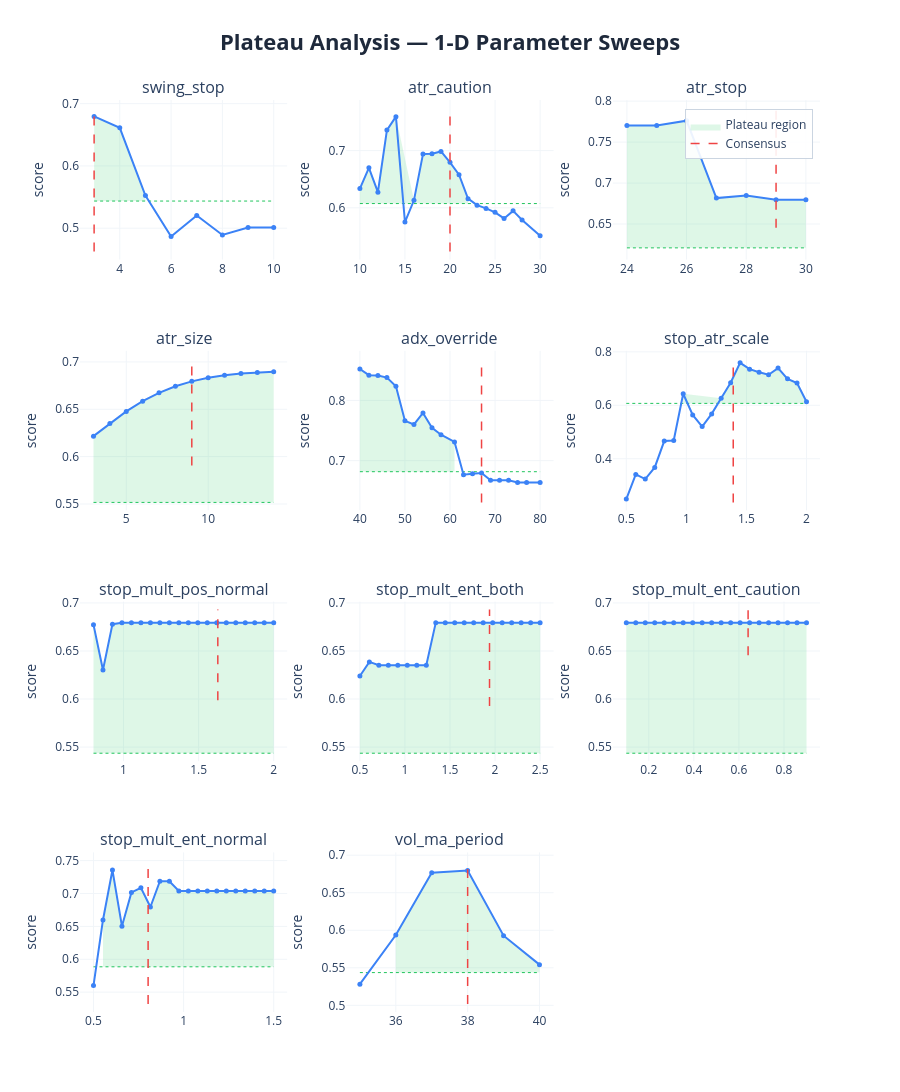

Here is the notebook cell this chart was saved with:
### Markdown cell above
### 1-D sweep charts:
| Element | Meaning | Good | Bad |
|---------|---------|------|-----|
| **Blue curve** | Composite score at each value of the parameter, with all others held at consensus | Flat-topped curve — performance is insensitive to the exact value | Narrow spike — optimizer latched onto one specific value, everything nearby is worse |
| **Red dashed line** | Where the consensus value sits | On the flat top of the curve | On a steep slope or at the edge of a cliff |
| **Green dashed line** | Cutoff at 80% of peak score — the boundary between plateau and non-plateau | Blue curve stays above this line across most of the range | Blue curve dips below it quickly either side of the peak |
| **Green shading** | Plateau region — all values where the score stays within 20% of the peak | Wide green band spanning most of the range (robust) | Thin sliver or no shading at all (fragile/overfit) |

 If concensus on steep slope: parameter **REGIME SENSITIVE** - do not fix, backtests are disagreeing, want to fix parameters on flat top.

### Code cell
# ── visual sweep curves ───────────────────────────────────────────────────
plot_plateau_analysis(
    sweep_results    = sweep_results,
    consensus_params = results['consensus_params'],
    param_defs       = PARAM_DEFS,
    fixed_params     = FIXED_PARAMS,
    threshold        = 0.20,
    show             = False,
    save_html        = None,
)

### Figure 1 — Plotly figure (JSON) as saved in the notebook; plotly's stock layout.template omitted (floating-point values rounded to 4 significant figures)
{"data": [{"fill": "toself", "fillcolor": "rgba(34, 197, 94, 0.15)", "hoverinfo": "skip", "line": {"color": "rgba(0,0,0,0)"}, "name": "Plateau region", "showlegend": true, "type": "scatter", "x": [3, 4, 5, 5, 4, 3], "xaxis": "x", "y": [0.6795, 0.6612, 0.5523, 0.5436, 0.5436, 0.5436], "yaxis": "y"}, {"hoverinfo": "skip", "line": {"color": "#22c55e", "dash": "dot", "width": 1}, "mode": "lines", "showlegend": false, "type": "scatter", "x": [3, 10], "xaxis": "x", "y": [0.5436, 0.5436], "yaxis": "y"}, {"hovertemplate": "<b>swing_stop</b><br>Value: %{x:.4g}<br>Score: %{y:.4f}<br><extra></extra>", "line": {"color": "#3b82f6", "width": 2}, "marker": {"size": 5}, "mode": "lines+markers", "name": "swing_stop", "showlegend": false, "type": "scatter", "x": [3, 4, 5, 6, 7, 8, 9, 10], "xaxis": "x", "y": [0.6795, 0.6612, 0.5523, 0.4867, 0.5205, 0.4891, 0.5011, 0.5011], "yaxis": "y"}, {"hoverinfo": "skip", "line": {"color": "#ef4444", "dash": "dash", "width": 1.5}, "mode": "lines", "name": "Consensus", "showlegend": true, "type": "scatter", "x": [3, 3], "xaxis": "x", "y": [0.4624, 0.6931], "yaxis": "y"}, {"fill": "toself", "fillcolor": "rgba(34, 197, 94, 0.15)", "hoverinfo": "skip", "line": {"color": "rgba(0,0,0,0)"}, "name": "Plateau region", "showlegend": false, "type": "scatter", "x": [10, 11, 12, 13, 14, 16, 17, 18, 19, 20, 21, 22, 22, 21, 20, 19, 18, 17, 16, 14, 13, 12, 11, 10], "xaxis": "x2", "y": [0.6335, 0.6698, 0.6274, 0.7358, 0.7593, 0.6131, 0.6939, 0.6945, 0.6986, 0.6795, 0.6579, 0.616, 0.6074, 0.6074, 0.6074, 0.6074, 0.6074, 0.6074, 0.6074, 0.6074, 0.6074, 0.6074, 0.6074, 0.6074], "yaxis": "y2"}, {"hoverinfo": "skip", "line": {"color": "#22c55e", "dash": "dot", "width": 1}, "mode": "lines", "showlegend": false, "type": "scatter", "x": [10, 30], "xaxis": "x2", "y": [0.6074, 0.6074], "yaxis": "y2"}, {"hovertemplate": "<b>atr_caution</b><br>Value: %{x:.4g}<br>Score: %{y:.4f}<br><extra></extra>", "line": {"color": "#3b82f6", "width": 2}, "marker": {"size": 5}, "mode": "lines+markers", "name": "atr_caution", "showlegend": false, "type": "scatter", "x": [10, 11, 12, 13, 14, 15, 16, 17, 18, 19, 20, 21, 22, 23, 24, 25, 26, 27, 28, 30], "xaxis": "x2", "y": [0.6335, 0.6698, 0.6274, 0.7358, 0.7593, 0.5752, 0.6131, 0.6939, 0.6945, 0.6986, 0.6795, 0.6579, 0.616, 0.6047, 0.5989, 0.5921, 0.5815, 0.5947, 0.5786, 0.551], "yaxis": "y2"}, {"hoverinfo": "skip", "line": {"color": "#ef4444", "dash": "dash", "width": 1.5}, "mode": "lines", "name": "Consensus", "showlegend": false, "type": "scatter", "x": [20, 20], "xaxis": "x2", "y": [0.5234, 0.7745], "yaxis": "y2"}, {"fill": "toself", "fillcolor": "rgba(34, 197, 94, 0.15)", "hoverinfo": "skip", "line": {"color": "rgba(0,0,0,0)"}, "name": "Plateau region", "showlegend": false, "type": "scatter", "x": [24, 25, 26, 27, 28, 29, 30, 30, 29, 28, 27, 26, 25, 24], "xaxis": "x3", "y": [0.7704, 0.7704, 0.7761, 0.6816, 0.6847, 0.6795, 0.6795, 0.6209, 0.6209, 0.6209, 0.6209, 0.6209, 0.6209, 0.6209], "yaxis": "y3"}, {"hoverinfo": "skip", "line": {"color": "#22c55e", "dash": "dot", "width": 1}, "mode": "lines", "showlegend": false, "type": "scatter", "x": [24, 30], "xaxis": "x3", "y": [0.6209, 0.6209], "yaxis": "y3"}, {"hovertemplate": "<b>atr_stop</b><br>Value: %{x:.4g}<br>Score: %{y:.4f}<br><extra></extra>", "line": {"color": "#3b82f6", "width": 2}, "marker": {"size": 5}, "mode": "lines+markers", "name": "atr_stop", "showlegend": false, "type": "scatter", "x": [24, 25, 26, 27, 28, 29, 30], "xaxis": "x3", "y": [0.7704, 0.7704, 0.7761, 0.6816, 0.6847, 0.6795, 0.6795], "yaxis": "y3"}, {"hoverinfo": "skip", "line": {"color": "#ef4444", "dash": "dash", "width": 1.5}, "mode": "lines", "name": "Consensus", "showlegend": false, "type": "scatter", "x": [29, 29], "xaxis": "x3", "y": [0.6455, 0.7916], "yaxis": "y3"}, {"fill": "toself", "fillcolor": "rgba(34, 197, 94, 0.15)", "hoverinfo": "skip", "line": {"color": "rgba(0,0,0,0)"}, "name": "Plateau region", "showlegend": false, "type": "scatter", "x": [3, 4, 5, 6, 7, 8, 9, 10, 11, 12, 13, 14, 14, 13, 12, 11, 10, 9, 8, 7, 6, 5, 4, 3], "xaxis": "x4", "y": [0.6217, 0.635, 0.6477, 0.6586, 0.6674, 0.6743, 0.6795, 0.6833, 0.686, 0.6878, 0.689, 0.6896, 0.5516, 0.5516, 0.5516, 0.5516, 0.5516, 0.5516, 0.5516, 0.5516, 0.5516, 0.5516, 0.5516, 0.5516], "yaxis": "y4"}, {"hoverinfo": "skip", "line": {"color": "#22c55e", "dash": "dot", "width": 1}, "mode": "lines", "showlegend": false, "type": "scatter", "x": [3, 14], "xaxis": "x4", "y": [0.5516, 0.5516], "yaxis": "y4"}, {"hovertemplate": "<b>atr_size</b><br>Value: %{x:.4g}<br>Score: %{y:.4f}<br><extra></extra>", "line": {"color": "#3b82f6", "width": 2}, "marker": {"size": 5}, "mode": "lines+markers", "name": "atr_size", "showlegend": false, "type": "scatter", "x": [3, 4, 5, 6, 7, 8, 9, 10, 11, 12, 13, 14], "xaxis": "x4", "y": [0.6217, 0.635, 0.6477, 0.6586, 0.6674, 0.6743, 0.6795, 0.6833, 0.686, 0.6878, 0.689, 0.6896], "yaxis": "y4"}, {"hoverinfo": "skip", "line": {"color": "#ef4444", "dash": "dash", "width": 1.5}, "mode": "lines", "name": "Consensus", "showlegend": false, "type": "scatter", "x": [9, 9], "xaxis": "x4", "y": [0.5906, 0.7033], "yaxis": "y4"}, {"fill": "toself", "fillcolor": "rgba(34, 197, 94, 0.15)", "hoverinfo": "skip", "line": {"color": "rgba(0,0,0,0)"}, "name": "Plateau region", "showlegend": false, "type": "scatter", "x": [40, 42, 44, 46, 48, 50, 52, 54, 56, 58, 61, 61, 58, 56, 54, 52, 50, 48, 46, 44, 42, 40], "xaxis": "x5", "y": [0.8521, 0.8419, 0.8413, 0.8379, 0.8236, 0.7661, 0.7601, 0.7791, 0.7546, 0.7431, 0.7311, 0.6817, 0.6817, 0.6817, 0.6817, 0.6817, 0.6817, 0.6817, 0.6817, 0.6817, 0.6817, 0.6817], "yaxis": "y5"}, {"hoverinfo": "skip", "line": {"color": "#22c55e", "dash": "dot", "width": 1}, "mode": "lines", "showlegend": false, "type": "scatter", "x": [40, 80], "xaxis": "x5", "y": [0.6817, 0.6817], "yaxis": "y5"}, {"hovertemplate": "<b>adx_override</b><br>Value: %{x:.4g}<br>Score: %{y:.4f}<br><extra></extra>", "line": {"color": "#3b82f6", "width": 2}, "marker": {"size": 5}, "mode": "lines+markers", "name": "adx_override", "showlegend": false, "type": "scatter", "x": [40, 42, 44, 46, 48, 50, 52, 54, 56, 58, 61, 63, 65, 67, 69, 71, 73, 75, 77, 80], "xaxis": "x5", "y": [0.8521, 0.8419, 0.8413, 0.8379, 0.8236, 0.7661, 0.7601, 0.7791, 0.7546, 0.7431, 0.7311, 0.6767, 0.6781, 0.6795, 0.6674, 0.6674, 0.6674, 0.6638, 0.6638, 0.6638], "yaxis": "y5"}, {"hoverinfo": "skip", "line": {"color": "#ef4444", "dash": "dash", "width": 1.5}, "mode": "lines", "name": "Consensus", "showlegend": false, "type": "scatter", "x": [67, 67], "xaxis": "x5", "y": [0.6307, 0.8691], "yaxis": "y5"}, {"fill": "toself", "fillcolor": "rgba(34, 197, 94, 0.15)", "hoverinfo": "skip", "line": {"color": "rgba(0,0,0,0)"}, "name": "Plateau region", "showlegend": false, "type": "scatter", "x": [0.9737, 1.289, 1.368, 1.447, 1.526, 1.605, 1.684, 1.763, 1.842, 1.921, 2.0, 2.0, 1.921, 1.842, 1.763, 1.684, 1.605, 1.526, 1.447, 1.368, 1.289, 0.9737], "xaxis": "x6", "y": [0.6432, 0.6267, 0.6847, 0.7589, 0.7353, 0.7237, 0.7145, 0.7394, 0.6991, 0.6831, 0.6131, 0.6071, 0.6071, 0.6071, 0.6071, 0.6071, 0.6071, 0.6071, 0.6071, 0.6071, 0.6071, 0.6071], "yaxis": "y6"}, {"hoverinfo": "skip", "line": {"color": "#22c55e", "dash": "dot", "width": 1}, "mode": "lines", "showlegend": false, "type": "scatter", "x": [0.5, 2], "xaxis": "x6", "y": [0.6071, 0.6071], "yaxis": "y6"}, {"hovertemplate": "<b>stop_atr_scale</b><br>Value: %{x:.4g}<br>Score: %{y:.4f}<br><extra></extra>", "line": {"color": "#3b82f6", "width": 2}, "marker": {"size": 5}, "mode": "lines+markers", "name": "stop_atr_scale", "showlegend": false, "type": "scatter", "x": [0.5, 0.5789, 0.6579, 0.7368, 0.8158, 0.8947, 0.9737, 1.053, 1.132, 1.211, 1.289, 1.368, 1.447, 1.526, 1.605, 1.684, 1.763, 1.842, 1.921, 2.0], "xaxis": "x6", "y": [0.2489, 0.3413, 0.3238, 0.3673, 0.4661, 0.468, 0.6432, 0.5637, 0.5204, 0.5678, 0.6267, 0.6847, 0.7589, 0.7353, 0.7237, 0.7145, 0.7394, 0.6991, 0.6831, 0.6131], "yaxis": "y6"}, {"hoverinfo": "skip", "line": {"color": "#ef4444", "dash": "dash", "width": 1.5}, "mode": "lines", "name": "Consensus", "showlegend": false, "type": "scatter", "x": [1.39, 1.39], "xaxis": "x6", "y": [0.2364, 0.7741], "yaxis": "y6"}, {"fill": "toself", "fillcolor": "rgba(34, 197, 94, 0.15)", "hoverinfo": "skip", "line": {"color": "rgba(0,0,0,0)"}, "name": "Plateau region", "showlegend": false, "type": "scatter", "x": [0.8, 0.8632, 0.9263, 0.9895, 1.053, 1.116, 1.179, 1.242, 1.305, 1.368, 1.432, 1.495, 1.558, 1.621, 1.684, 1.747, 1.811, 1.874, 1.937, 2.0, 2.0, 1.937, 1.874, 1.811, 1.747, 1.684, 1.621, 1.558, 1.495, 1.432, 1.368, 1.305, 1.242, 1.179, 1.116, 1.053, 0.9895, 0.9263, 0.8632, 0.8], "xaxis": "x7", "y": [0.6774, 0.6303, 0.6779, 0.6795, 0.6795, 0.6795, 0.6795, 0.6795, 0.6795, 0.6795, 0.6795, 0.6795, 0.6795, 0.6795, 0.6795, 0.6795, 0.6795, 0.6795, 0.6795, 0.6795, 0.5436, 0.5436, 0.5436, 0.5436, 0.5436, 0.5436, 0.5436, 0.5436, 0.5436, 0.5436, 0.5436, 0.5436, 0.5436, 0.5436, 0.5436, 0.5436, 0.5436, 0.5436, 0.5436, 0.5436], "yaxis": "y7"}, {"hoverinfo": "skip", "line": {"color": "#22c55e", "dash": "dot", "width": 1}, "mode": "lines", "showlegend": false, "type": "scatter", "x": [0.8, 2], "xaxis": "x7", "y": [0.5436, 0.5436], "yaxis": "y7"}, {"hovertemplate": "<b>stop_mult_pos_normal</b><br>Value: %{x:.4g}<br>Score: %{y:.4f}<br><extra></extra>", "line": {"color": "#3b82f6", "width": 2}, "marker": {"size": 5}, "mode": "lines+markers", "name": "stop_mult_pos_normal", "showlegend": false, "type": "scatter", "x": [0.8, 0.8632, 0.9263, 0.9895, 1.053, 1.116, 1.179, 1.242, 1.305, 1.368, 1.432, 1.495, 1.558, 1.621, 1.684, 1.747, 1.811, 1.874, 1.937, 2.0], "xaxis": "x7", "y": [0.6774, 0.6303, 0.6779, 0.6795, 0.6795, 0.6795, 0.6795, 0.6795, 0.6795, 0.6795, 0.6795, 0.6795, 0.6795, 0.6795, 0.6795, 0.6795, 0.6795, 0.6795, 0.6795, 0.6795], "yaxis": "y7"}, {"hoverinfo": "skip", "line": {"color": "#ef4444", "dash": "dash", "width": 1.5}, "mode": "lines", "name": "Consensus", "showlegend": false, "type": "scatter", "x": [1.628, 1.628], "xaxis": "x7", "y": [0.5988, 0.6931], "yaxis": "y7"}, {"fill": "toself", "fillcolor": "rgba(34, 197, 94, 0.15)", "hoverinfo": "skip", "line": {"color": "rgba(0,0,0,0)"}, "name": "Plateau region", "showlegend": false, "type": "scatter", "x": [0.5, 0.6053, 0.7105, 0.8158, 0.9211, 1.026, 1.132, 1.237, 1.342, 1.447, 1.553, 1.658, 1.763, 1.868, 1.974, 2.079, 2.184, 2.289, 2.395, 2.5, 2.5, 2.395, 2.289, 2.184, 2.079, 1.974, 1.868, 1.763, 1.658, 1.553, 1.447, 1.342, 1.237, 1.132, 1.026, 0.9211, 0.8158, 0.7105, 0.6053, 0.5], "xaxis": "x8", "y": [0.6239, 0.6386, 0.6353, 0.6353, 0.6353, 0.6353, 0.6353, 0.6353, 0.6795, 0.6795, 0.6795, 0.6795, 0.6795, 0.6795, 0.6795, 0.6795, 0.6795, 0.6795, 0.6795, 0.6795, 0.5436, 0.5436, 0.5436, 0.5436, 0.5436, 0.5436, 0.5436, 0.5436, 0.5436, 0.5436, 0.5436, 0.5436, 0.5436, 0.5436, 0.5436, 0.5436, 0.5436, 0.5436, 0.5436, 0.5436], "yaxis": "y8"}, {"hoverinfo": "skip", "line": {"color": "#22c55e", "dash": "dot", "width": 1}, "mode": "lines", "showlegend": false, "type": "scatter", "x": [0.5, 2.5], "xaxis": "x8", "y": [0.5436, 0.5436], "yaxis": "y8"}, {"hovertemplate": "<b>stop_mult_ent_both</b><br>Value: %{x:.4g}<br>Score: %{y:.4f}<br><extra></extra>", "line": {"color": "#3b82f6", "width": 2}, "marker": {"size": 5}, "mode": "lines+markers", "name": "stop_mult_ent_both", "showlegend": false, "type": "scatter", "x": [0.5, 0.6053, 0.7105, 0.8158, 0.9211, 1.026, 1.132, 1.237, 1.342, 1.447, 1.553, 1.658, 1.763, 1.868, 1.974, 2.079, 2.184, 2.289, 2.395, 2.5], "xaxis": "x8", "y": [0.6239, 0.6386, 0.6353, 0.6353, 0.6353, 0.6353, 0.6353, 0.6353, 0.6795, 0.6795, 0.6795, 0.6795, 0.6795, 0.6795, 0.6795, 0.6795, 0.6795, 0.6795, 0.6795, 0.6795], "yaxis": "y8"}, {"hoverinfo": "skip", "line": {"color": "#ef4444", "dash": "dash", "width": 1.5}, "mode": "lines", "name": "Consensus", "showlegend": false, "type": "scatter", "x": [1.938, 1.938], "xaxis": "x8", "y": [0.5927, 0.6931], "yaxis": "y8"}, {"fill": "toself", "fillcolor": "rgba(34, 197, 94, 0.15)", "hoverinfo": "skip", "line": {"color": "rgba(0,0,0,0)"}, "name": "Plateau region", "showlegend": false, "type": "scatter", "x": [0.1, 0.1421, 0.1842, 0.2263, 0.2684, 0.3105, 0.3526, 0.3947, 0.4368, 0.4789, 0.5211, 0.5632, 0.6053, 0.6474, 0.6895, 0.7316, 0.7737, 0.8158, 0.8579, 0.9, 0.9, 0.8579, 0.8158, 0.7737, 0.7316, 0.6895, 0.6474, 0.6053, 0.5632, 0.5211, 0.4789, 0.4368, 0.3947, 0.3526, 0.3105, 0.2684, 0.2263, 0.1842, 0.1421, 0.1], "xaxis": "x9", "y": [0.6795, 0.6795, 0.6795, 0.6795, 0.6795, 0.6795, 0.6795, 0.6795, 0.6795, 0.6795, 0.6795, 0.6795, 0.6795, 0.6795, 0.6795, 0.6795, 0.6795, 0.6795, 0.6795, 0.6795, 0.5436, 0.5436, 0.5436, 0.5436, 0.5436, 0.5436, 0.5436, 0.5436, 0.5436, 0.5436, 0.5436, 0.5436, 0.5436, 0.5436, 0.5436, 0.5436, 0.5436, 0.5436, 0.5436, 0.5436], "yaxis": "y9"}, {"hoverinfo": "skip", "line": {"color": "#22c55e", "dash": "dot", "width": 1}, "mode": "lines", "showlegend": false, "type": "scatter", "x": [0.1, 0.9], "xaxis": "x9", "y": [0.5436, 0.5436], "yaxis": "y9"}, {"hovertemplate": "<b>stop_mult_ent_caution</b><br>Value: %{x:.4g}<br>Score: %{y:.4f}<br><extra></extra>", "line": {"color": "#3b82f6", "width": 2}, "marker": {"size": 5}, "mode": "lines+markers", "name": "stop_mult_ent_caution", "showlegend": false, "type": "scatter", "x": [0.1, 0.1421, 0.1842, 0.2263, 0.2684, 0.3105, 0.3526, 0.3947, 0.4368, 0.4789, 0.5211, 0.5632, 0.6053, 0.6474, 0.6895, 0.7316, 0.7737, 0.8158, 0.8579, 0.9], "xaxis": "x9", "y": [0.6795, 0.6795, 0.6795, 0.6795, 0.6795, 0.6795, 0.6795, 0.6795, 0.6795, 0.6795, 0.6795, 0.6795, 0.6795, 0.6795, 0.6795, 0.6795, 0.6795, 0.6795, 0.6795, 0.6795], "yaxis": "y9"}, {"hoverinfo": "skip", "line": {"color": "#ef4444", "dash": "dash", "width": 1.5}, "mode": "lines", "name": "Consensus", "showlegend": false, "type": "scatter", "x": [0.6407, 0.6407], "xaxis": "x9", "y": [0.6455, 0.6931], "yaxis": "y9"}, {"fill": "toself", "fillcolor": "rgba(34, 197, 94, 0.15)", "hoverinfo": "skip", "line": {"color": "rgba(0,0,0,0)"}, "name": "Plateau region", "showlegend": false, "type": "scatter", "x": [0.5526, 0.6053, 0.6579, 0.7105, 0.7632, 0.8158, 0.8684, 0.9211, 0.9737, 1.026, 1.079, 1.132, 1.184, 1.237, 1.289, 1.342, 1.395, 1.447, 1.5, 1.5, 1.447, 1.395, 1.342, 1.289, 1.237, 1.184, 1.132, 1.079, 1.026, 0.9737, 0.9211, 0.8684, 0.8158, 0.7632, 0.7105, 0.6579, 0.6053, 0.5526], "xaxis": "x10", "y": [0.6597, 0.7357, 0.6503, 0.7016, 0.7086, 0.6795, 0.7186, 0.7186, 0.7038, 0.7038, 0.7038, 0.7038, 0.7038, 0.7038, 0.7038, 0.7038, 0.7038, 0.7038, 0.7038, 0.5885, 0.5885, 0.5885, 0.5885, 0.5885, 0.5885, 0.5885, 0.5885, 0.5885, 0.5885, 0.5885, 0.5885, 0.5885, 0.5885, 0.5885, 0.5885, 0.5885, 0.5885, 0.5885], "yaxis": "y10"}, {"hoverinfo": "skip", "line": {"color": "#22c55e", "dash": "dot", "width": 1}, "mode": "lines", "showlegend": false, "type": "scatter", "x": [0.5, 1.5], "xaxis": "x10", "y": [0.5885, 0.5885], "yaxis": "y10"}, {"hovertemplate": "<b>stop_mult_ent_normal</b><br>Value: %{x:.4g}<br>Score: %{y:.4f}<br><extra></extra>", "line": {"color": "#3b82f6", "width": 2}, "marker": {"size": 5}, "mode": "lines+markers", "name": "stop_mult_ent_normal", "showlegend": false, "type": "scatter", "x": [0.5, 0.5526, 0.6053, 0.6579, 0.7105, 0.7632, 0.8158, 0.8684, 0.9211, 0.9737, 1.026, 1.079, 1.132, 1.184, 1.237, 1.289, 1.342, 1.395, 1.447, 1.5], "xaxis": "x10", "y": [0.5599, 0.6597, 0.7357, 0.6503, 0.7016, 0.7086, 0.6795, 0.7186, 0.7186, 0.7038, 0.7038, 0.7038, 0.7038, 0.7038, 0.7038, 0.7038, 0.7038, 0.7038, 0.7038, 0.7038], "yaxis": "y10"}, {"hoverinfo": "skip", "line": {"color": "#ef4444", "dash": "dash", "width": 1.5}, "mode": "lines", "name": "Consensus", "showlegend": false, "type": "scatter", "x": [0.8031, 0.8031], "xaxis": "x10", "y": [0.5319, 0.7504], "yaxis": "y10"}, {"fill": "toself", "fillcolor": "rgba(34, 197, 94, 0.15)", "hoverinfo": "skip", "line": {"color": "rgba(0,0,0,0)"}, "name": "Plateau region", "showlegend": false, "type": "scatter", "x": [36, 37, 38, 39, 40, 40, 39, 38, 37, 36], "xaxis": "x11", "y": [0.5937, 0.6767, 0.6795, 0.5928, 0.5542, 0.5436, 0.5436, 0.5436, 0.5436, 0.5436], "yaxis": "y11"}, {"hoverinfo": "skip", "line": {"color": "#22c55e", "dash": "dot", "width": 1}, "mode": "lines", "showlegend": false, "type": "scatter", "x": [35, 40], "xaxis": "x11", "y": [0.5436, 0.5436], "yaxis": "y11"}, {"hovertemplate": "<b>vol_ma_period</b><br>Value: %{x:.4g}<br>Score: %{y:.4f}<br><extra></extra>", "line": {"color": "#3b82f6", "width": 2}, "marker": {"size": 5}, "mode": "lines+markers", "name": "vol_ma_period", "showlegend": false, "type": "scatter", "x": [35, 36, 37, 38, 39, 40], "xaxis": "x11", "y": [0.5281, 0.5937, 0.6767, 0.6795, 0.5928, 0.5542], "yaxis": "y11"}, {"hoverinfo": "skip", "line": {"color": "#ef4444", "dash": "dash", "width": 1.5}, "mode": "lines", "name": "Consensus", "showlegend": false, "type": "scatter", "x": [38, 38], "xaxis": "x11", "y": [0.5017, 0.6931], "yaxis": "y11"}], "layout": {"annotations": [{"font": {"size": 16}, "showarrow": false, "text": "swing_stop", "x": 0.14, "xanchor": "center", "xref": "paper", "y": 1, "yanchor": "bottom", "yref": "paper"}, {"font": {"size": 16}, "showarrow": false, "text": "atr_caution", "x": 0.5, "xanchor": "center", "xref": "paper", "y": 1, "yanchor": "bottom", "yref": "paper"}, {"font": {"size": 16}, "showarrow": false, "text": "atr_stop", "x": 0.86, "xanchor": "center", "xref": "paper", "y": 1, "yanchor": "bottom", "yref": "paper"}, {"font": {"size": 16}, "showarrow": false, "text": "atr_size", "x": 0.14, "xanchor": "center", "xref": "paper", "y": 0.725, "yanchor": "bottom", "yref": "paper"}, {"font": {"size": 16}, "showarrow": false, "text": "adx_override", "x": 0.5, "xanchor": "center", "xref": "paper", "y": 0.725, "yanchor": "bottom", "yref": "paper"}, {"font": {"size": 16}, "showarrow": false, "text": "stop_atr_scale", "x": 0.86, "xanchor": "center", "xref": "paper", "y": 0.725, "yanchor": "bottom", "yref": "paper"}, {"font": {"size": 16}, "showarrow": false, "text": "stop_mult_pos_normal", "x": 0.14, "xanchor": "center", "xref": "paper", "y": 0.45, "yanchor": "bottom", "yref": "paper"}, {"font": {"size": 16}, "showarrow": false, "text": "stop_mult_ent_both", "x": 0.5, "xanchor": "center", "xref": "paper", "y": 0.45, "yanchor": "bottom", "yref": "paper"}, {"font": {"size": 16}, "showarrow": false, "text": "stop_mult_ent_caution", "x": 0.86, "xanchor": "center", "xref": "paper", "y": 0.45, "yanchor": "bottom", "yref": "paper"}, {"font": {"size": 16}, "showarrow": false, "text": "stop_mult_ent_normal", "x": 0.14, "xanchor": "center", "xref": "paper", "y": 0.175, "yanchor": "bottom", "yref": "paper"}, {"font": {"size": 16}, "showarrow": false, "text": "vol_ma_period", "x": 0.5, "xanchor": "center", "xref": "paper", "y": 0.175, "yanchor": "bottom", "yref": "paper"}], "height": 1200, "legend": {"bgcolor": "rgba(255, 255, 255, 0.9)", "bordercolor": "#cbd5e1", "borderwidth": 1, "x": 0.99, "xanchor": "right", "y": 0.99, "yanchor": "top"}, "title": {"font": {"color": "#1E293B", "size": 22}, "text": "<b>Plateau Analysis — 1-D Parameter Sweeps</b>", "x": 0.5, "xanchor": "center"}, "xaxis": {"anchor": "y", "domain": [0, 0.28], "gridcolor": "#f1f5f9", "gridwidth": 1, "showgrid": true}, "xaxis10": {"anchor": "y10", "domain": [0, 0.28], "gridcolor": "#f1f5f9", "gridwidth": 1, "showgrid": true}, "xaxis11": {"anchor": "y11", "domain": [0.36, 0.64], "gridcolor": "#f1f5f9", "gridwidth": 1, "showgrid": true}, "xaxis12": {"anchor": "y12", "domain": [0.72, 1], "gridcolor": "#f1f5f9", "gridwidth": 1, "showgrid": true}, "xaxis2": {"anchor": "y2", "domain": [0.36, 0.64], "gridcolor": "#f1f5f9", "gridwidth": 1, "showgrid": true}, "xaxis3": {"anchor": "y3", "domain": [0.72, 1], "gridcolor": "#f1f5f9", "gridwidth": 1, "showgrid": true}, "xaxis4": {"anchor": "y4", "domain": [0, 0.28], "gridcolor": "#f1f5f9", "gridwidth": 1, "showgrid": true}, "xaxis5": {"anchor": "y5", "domain": [0.36, 0.64], "gridcolor": "#f1f5f9", "gridwidth": 1, "showgrid": true}, "xaxis6": {"anchor": "y6", "domain": [0.72, 1], "gridcolor": "#f1f5f9", "gridwidth": 1, "showgrid": true}, "xaxis7": {"anchor": "y7", "domain": [0, 0.28], "gridcolor": "#f1f5f9", "gridwidth": 1, "showgrid": true}, "xaxis8": {"anchor": "y8", "domain": [0.36, 0.64], "gridcolor": "#f1f5f9", "gridwidth": 1, "showgrid": true}, "xaxis9": {"anchor": "y9", "domain": [0.72, 1], "gridcolor": "#f1f5f9", "gridwidth": 1, "showgrid": true}, "yaxis": {"anchor": "x", "domain": [0.825, 1], "gridcolor": "#f1f5f9", "gridwidth": 1, "showgrid": true, "title": {"text": "score"}}, "yaxis10": {"anchor": "x10", "domain": [0, 0.175], "gridcolor": "#f1f5f9", "gridwidth": 1, "showgrid": true, "title": {"text": "score"}}, "yaxis11": {"anchor": "x11", "domain": [0, 0.175], "gridcolor": "#f1f5f9", "gridwidth": 1, "showgrid": true, "title": {"text": "score"}}, "yaxis12": {"anchor": "x12", "domain": [0, 0.175], "gridcolor": "#f1f5f9", "gridwidth": 1, "showgrid": true, "title": {"text": "score"}}, "yaxis2": {"anchor": "x2", "domain": [0.825, 1], "gridcolor": "#f1f5f9", "gridwidth": 1, "showgrid": true, "title": {"text": "score"}}, "yaxis3": {"anchor": "x3", "domain": [0.825, 1], "gridcolor": "#f1f5f9", "gridwidth": 1, "showgrid": true, "title": {"text": "score"}}, "yaxis4": {"anchor": "x4", "domain": [0.55, 0.725], "gridcolor": "#f1f5f9", "gridwidth": 1, "showgrid": true, "title": {"text": "score"}}, "yaxis5": {"anchor": "x5", "domain": [0.55, 0.725], "gridcolor": "#f1f5f9", "gridwidth": 1, "showgrid": true, "title": {"text": "score"}}, "yaxis6": {"anchor": "x6", "domain": [0.55, 0.725], "gridcolor": "#f1f5f9", "gridwidth": 1, "showgrid": true, "title": {"text": "score"}}, "yaxis7": {"anchor": "x7", "domain": [0.275, 0.45], "gridcolor": "#f1f5f9", "gridwidth": 1, "showgrid": true, "title": {"text": "score"}}, "yaxis8": {"anchor": "x8", "domain": [0.275, 0.45], "gridcolor": "#f1f5f9", "gridwidth": 1, "showgrid": true, "title": {"text": "score"}}, "yaxis9": {"anchor": "x9", "domain": [0.275, 0.45], "gridcolor": "#f1f5f9", "gridwidth": 1, "showgrid": true, "title": {"text": "score"}}}}
